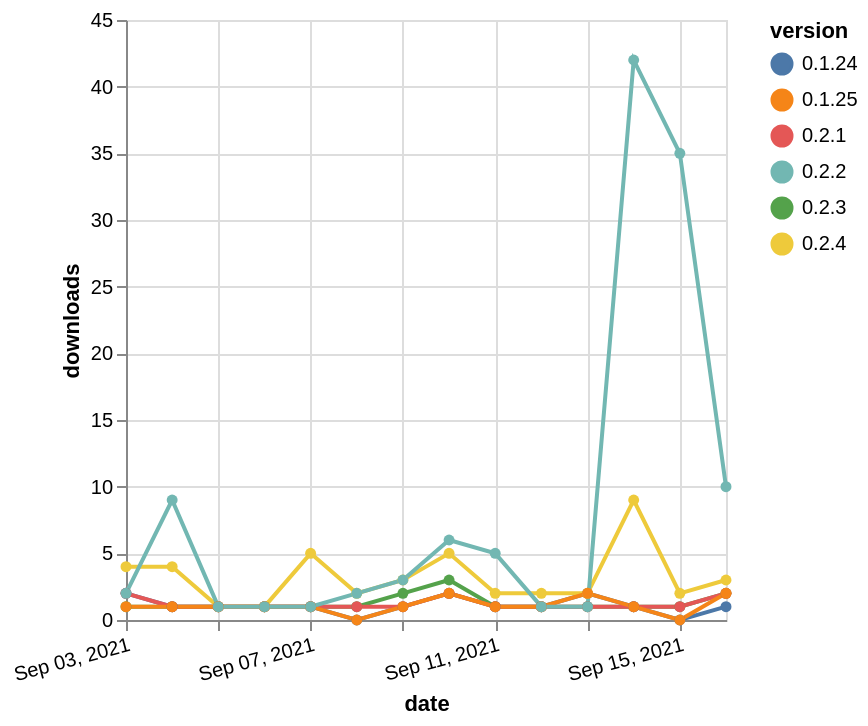

Here is the Vega-Lite specification saved for this chart:
### Vega-Lite specification from a JSON file in a GitHub repository (floating-point values rounded to 4 significant figures)
{"$schema": "https://vega.github.io/schema/vega-lite/v5.json", "description": "A simple bar chart with embedded data.", "data": {"values": [{"date": "2021-09-03", "total": 558, "delta": 1, "version": "0.2.3"}, {"date": "2021-09-04", "total": 559, "delta": 1, "version": "0.2.3"}, {"date": "2021-09-05", "total": 560, "delta": 1, "version": "0.2.3"}, {"date": "2021-09-06", "total": 561, "delta": 1, "version": "0.2.3"}, {"date": "2021-09-07", "total": 562, "delta": 1, "version": "0.2.3"}, {"date": "2021-09-08", "total": 563, "delta": 1, "version": "0.2.3"}, {"date": "2021-09-09", "total": 565, "delta": 2, "version": "0.2.3"}, {"date": "2021-09-10", "total": 568, "delta": 3, "version": "0.2.3"}, {"date": "2021-09-11", "total": 569, "delta": 1, "version": "0.2.3"}, {"date": "2021-09-12", "total": 570, "delta": 1, "version": "0.2.3"}, {"date": "2021-09-13", "total": 571, "delta": 1, "version": "0.2.3"}, {"date": "2021-09-14", "total": 572, "delta": 1, "version": "0.2.3"}, {"date": "2021-09-15", "total": 573, "delta": 1, "version": "0.2.3"}, {"date": "2021-09-16", "total": 575, "delta": 2, "version": "0.2.3"}, {"date": "2021-09-03", "total": 181, "delta": 2, "version": "0.1.24"}, {"date": "2021-09-04", "total": 182, "delta": 1, "version": "0.1.24"}, {"date": "2021-09-05", "total": 183, "delta": 1, "version": "0.1.24"}, {"date": "2021-09-06", "total": 184, "delta": 1, "version": "0.1.24"}, {"date": "2021-09-07", "total": 185, "delta": 1, "version": "0.1.24"}, {"date": "2021-09-08", "total": 185, "delta": 0, "version": "0.1.24"}, {"date": "2021-09-09", "total": 186, "delta": 1, "version": "0.1.24"}, {"date": "2021-09-10", "total": 188, "delta": 2, "version": "0.1.24"}, {"date": "2021-09-11", "total": 189, "delta": 1, "version": "0.1.24"}, {"date": "2021-09-12", "total": 190, "delta": 1, "version": "0.1.24"}, {"date": "2021-09-13", "total": 192, "delta": 2, "version": "0.1.24"}, {"date": "2021-09-14", "total": 193, "delta": 1, "version": "0.1.24"}, {"date": "2021-09-15", "total": 193, "delta": 0, "version": "0.1.24"}, {"date": "2021-09-16", "total": 194, "delta": 1, "version": "0.1.24"}, {"date": "2021-09-03", "total": 35, "delta": 4, "version": "0.2.4"}, {"date": "2021-09-04", "total": 39, "delta": 4, "version": "0.2.4"}, {"date": "2021-09-05", "total": 40, "delta": 1, "version": "0.2.4"}, {"date": "2021-09-06", "total": 41, "delta": 1, "version": "0.2.4"}, {"date": "2021-09-07", "total": 46, "delta": 5, "version": "0.2.4"}, {"date": "2021-09-08", "total": 48, "delta": 2, "version": "0.2.4"}, {"date": "2021-09-09", "total": 51, "delta": 3, "version": "0.2.4"}, {"date": "2021-09-10", "total": 56, "delta": 5, "version": "0.2.4"}, {"date": "2021-09-11", "total": 58, "delta": 2, "version": "0.2.4"}, {"date": "2021-09-12", "total": 60, "delta": 2, "version": "0.2.4"}, {"date": "2021-09-13", "total": 62, "delta": 2, "version": "0.2.4"}, {"date": "2021-09-14", "total": 71, "delta": 9, "version": "0.2.4"}, {"date": "2021-09-15", "total": 73, "delta": 2, "version": "0.2.4"}, {"date": "2021-09-16", "total": 76, "delta": 3, "version": "0.2.4"}, {"date": "2021-09-03", "total": 188, "delta": 2, "version": "0.2.1"}, {"date": "2021-09-04", "total": 189, "delta": 1, "version": "0.2.1"}, {"date": "2021-09-05", "total": 190, "delta": 1, "version": "0.2.1"}, {"date": "2021-09-06", "total": 191, "delta": 1, "version": "0.2.1"}, {"date": "2021-09-07", "total": 192, "delta": 1, "version": "0.2.1"}, {"date": "2021-09-08", "total": 193, "delta": 1, "version": "0.2.1"}, {"date": "2021-09-09", "total": 194, "delta": 1, "version": "0.2.1"}, {"date": "2021-09-10", "total": 196, "delta": 2, "version": "0.2.1"}, {"date": "2021-09-11", "total": 197, "delta": 1, "version": "0.2.1"}, {"date": "2021-09-12", "total": 198, "delta": 1, "version": "0.2.1"}, {"date": "2021-09-13", "total": 199, "delta": 1, "version": "0.2.1"}, {"date": "2021-09-14", "total": 200, "delta": 1, "version": "0.2.1"}, {"date": "2021-09-15", "total": 201, "delta": 1, "version": "0.2.1"}, {"date": "2021-09-16", "total": 203, "delta": 2, "version": "0.2.1"}, {"date": "2021-09-03", "total": 225, "delta": 1, "version": "0.1.25"}, {"date": "2021-09-04", "total": 226, "delta": 1, "version": "0.1.25"}, {"date": "2021-09-05", "total": 227, "delta": 1, "version": "0.1.25"}, {"date": "2021-09-06", "total": 228, "delta": 1, "version": "0.1.25"}, {"date": "2021-09-07", "total": 229, "delta": 1, "version": "0.1.25"}, {"date": "2021-09-08", "total": 229, "delta": 0, "version": "0.1.25"}, {"date": "2021-09-09", "total": 230, "delta": 1, "version": "0.1.25"}, {"date": "2021-09-10", "total": 232, "delta": 2, "version": "0.1.25"}, {"date": "2021-09-11", "total": 233, "delta": 1, "version": "0.1.25"}, {"date": "2021-09-12", "total": 234, "delta": 1, "version": "0.1.25"}, {"date": "2021-09-13", "total": 236, "delta": 2, "version": "0.1.25"}, {"date": "2021-09-14", "total": 237, "delta": 1, "version": "0.1.25"}, {"date": "2021-09-15", "total": 237, "delta": 0, "version": "0.1.25"}, {"date": "2021-09-16", "total": 239, "delta": 2, "version": "0.1.25"}, {"date": "2021-09-03", "total": 1770, "delta": 2, "version": "0.2.2"}, {"date": "2021-09-04", "total": 1779, "delta": 9, "version": "0.2.2"}, {"date": "2021-09-05", "total": 1780, "delta": 1, "version": "0.2.2"}, {"date": "2021-09-06", "total": 1781, "delta": 1, "version": "0.2.2"}, {"date": "2021-09-07", "total": 1782, "delta": 1, "version": "0.2.2"}, {"date": "2021-09-08", "total": 1784, "delta": 2, "version": "0.2.2"}, {"date": "2021-09-09", "total": 1787, "delta": 3, "version": "0.2.2"}, {"date": "2021-09-10", "total": 1793, "delta": 6, "version": "0.2.2"}, {"date": "2021-09-11", "total": 1798, "delta": 5, "version": "0.2.2"}, {"date": "2021-09-12", "total": 1799, "delta": 1, "version": "0.2.2"}, {"date": "2021-09-13", "total": 1800, "delta": 1, "version": "0.2.2"}, {"date": "2021-09-14", "total": 1842, "delta": 42, "version": "0.2.2"}, {"date": "2021-09-15", "total": 1877, "delta": 35, "version": "0.2.2"}, {"date": "2021-09-16", "total": 1887, "delta": 10, "version": "0.2.2"}]}, "width": "container", "mark": {"type": "line", "point": {"filled": true}}, "encoding": {"x": {"field": "date", "type": "temporal", "timeUnit": "yearmonthdate", "title": "date", "axis": {"labelAngle": -15}}, "y": {"field": "delta", "type": "quantitative", "title": "downloads"}, "color": {"field": "version", "type": "nominal"}, "tooltip": {"field": "delta"}}}
